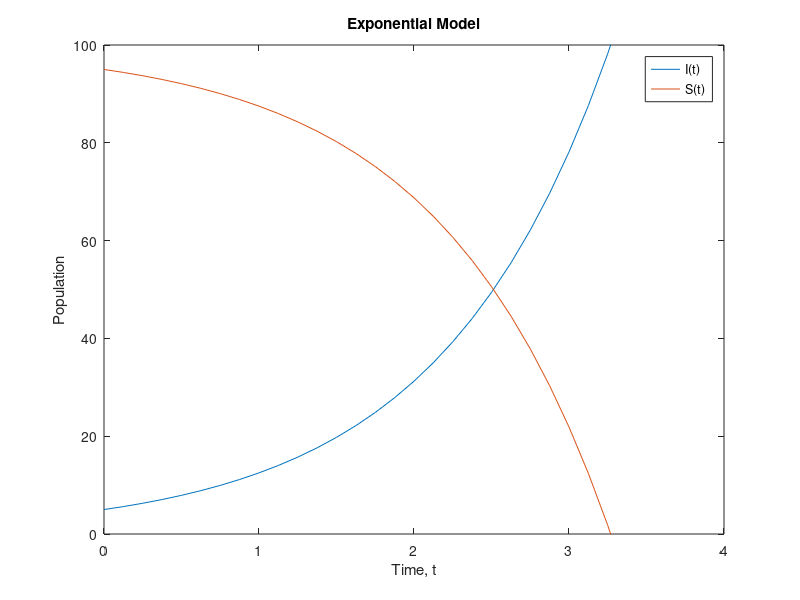

Source code (MATLAB):
function ExponentialModel()
S0=100;
I0=5;

R0 = 2.5;
tmax = 4;
t = 0:1/8:tmax;


%These are the data streams ( arrays of outputs)
I = I0*(R0).^t;
S = S0 - I0*(R0).^t;

% Plot

plot(t, [I; S]);
axis([0 tmax 0 100])
title('Exponential Model');
legend('I(t)','S(t)');
xlabel('Time, t');
ylabel('Population');
